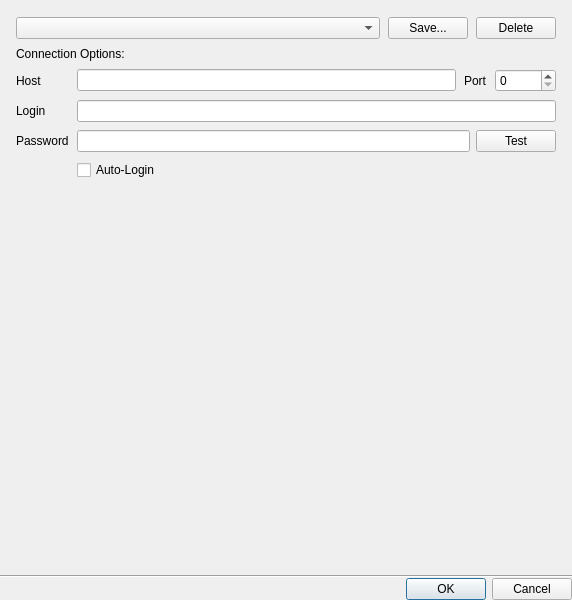
<?xml version="1.0" encoding="UTF-8"?>
<ui version="4.0">
 <class>LoginDialog</class>
 <widget class="QDialog" name="LoginDialog">
  <property name="geometry">
   <rect>
    <x>0</x>
    <y>0</y>
    <width>572</width>
    <height>600</height>
   </rect>
  </property>
  <layout class="QVBoxLayout" name="verticalLayout_4" stretch="1,1000,0,0">
   <property name="spacing">
    <number>0</number>
   </property>
   <property name="leftMargin">
    <number>0</number>
   </property>
   <property name="topMargin">
    <number>0</number>
   </property>
   <property name="rightMargin">
    <number>0</number>
   </property>
   <property name="bottomMargin">
    <number>0</number>
   </property>
   <item>
    <widget class="QWidget" name="videoSpacer" native="true"/>
   </item>
   <item>
    <layout class="QVBoxLayout" name="verticalLayout">
     <property name="spacing">
      <number>8</number>
     </property>
     <property name="leftMargin">
      <number>16</number>
     </property>
     <property name="topMargin">
      <number>16</number>
     </property>
     <property name="rightMargin">
      <number>16</number>
     </property>
     <property name="bottomMargin">
      <number>0</number>
     </property>
     <item>
      <layout class="QHBoxLayout" name="horizontalLayout_4" stretch="1,0,0">
       <item>
        <widget class="QnTreeComboBox" name="connectionsComboBox">
         <property name="contextMenuPolicy">
          <enum>Qt::NoContextMenu</enum>
         </property>
         <property name="editable">
          <bool>false</bool>
         </property>
         <property name="sizeAdjustPolicy">
          <enum>QComboBox::AdjustToMinimumContentsLength</enum>
         </property>
        </widget>
       </item>
       <item>
        <widget class="QPushButton" name="saveButton">
         <property name="text">
          <string>Save...</string>
         </property>
        </widget>
       </item>
       <item>
        <widget class="QPushButton" name="deleteButton">
         <property name="text">
          <string>Delete</string>
         </property>
        </widget>
       </item>
      </layout>
     </item>
     <item>
      <widget class="QLabel" name="storedConnectionsLabel">
       <property name="text">
        <string>Connection Options:</string>
       </property>
       <property name="buddy">
        <cstring>connectionsComboBox</cstring>
       </property>
      </widget>
     </item>
     <item>
      <layout class="QFormLayout" name="formLayout">
       <property name="horizontalSpacing">
        <number>8</number>
       </property>
       <property name="verticalSpacing">
        <number>8</number>
       </property>
       <item row="0" column="0">
        <widget class="QLabel" name="hostLabel">
         <property name="text">
          <string>Host</string>
         </property>
         <property name="buddy">
          <cstring>hostnameLineEdit</cstring>
         </property>
        </widget>
       </item>
       <item row="0" column="1">
        <layout class="QHBoxLayout" name="horizontalLayout_3">
         <item>
          <widget class="QLineEdit" name="hostnameLineEdit">
           <property name="sizePolicy">
            <sizepolicy hsizetype="MinimumExpanding" vsizetype="Fixed">
             <horstretch>0</horstretch>
             <verstretch>0</verstretch>
            </sizepolicy>
           </property>
           <property name="contextMenuPolicy">
            <enum>Qt::NoContextMenu</enum>
           </property>
           <property name="maxLength">
            <number>500</number>
           </property>
          </widget>
         </item>
         <item>
          <widget class="QLabel" name="portLabel">
           <property name="text">
            <string>Port</string>
           </property>
           <property name="buddy">
            <cstring>portSpinBox</cstring>
           </property>
          </widget>
         </item>
         <item>
          <widget class="QSpinBox" name="portSpinBox">
           <property name="maximum">
            <number>65535</number>
           </property>
          </widget>
         </item>
        </layout>
       </item>
       <item row="1" column="0">
        <widget class="QLabel" name="loginLabel">
         <property name="text">
          <string>Login</string>
         </property>
         <property name="buddy">
          <cstring>loginLineEdit</cstring>
         </property>
        </widget>
       </item>
       <item row="2" column="0">
        <widget class="QLabel" name="passwordLabel">
         <property name="text">
          <string>Password</string>
         </property>
         <property name="buddy">
          <cstring>passwordLineEdit</cstring>
         </property>
        </widget>
       </item>
       <item row="2" column="1">
        <widget class="QWidget" name="widget" native="true">
         <layout class="QHBoxLayout" name="horizontalLayout">
          <property name="leftMargin">
           <number>0</number>
          </property>
          <property name="topMargin">
           <number>0</number>
          </property>
          <property name="rightMargin">
           <number>0</number>
          </property>
          <property name="bottomMargin">
           <number>0</number>
          </property>
          <item>
           <widget class="QLineEdit" name="passwordLineEdit">
            <property name="sizePolicy">
             <sizepolicy hsizetype="MinimumExpanding" vsizetype="Fixed">
              <horstretch>0</horstretch>
              <verstretch>0</verstretch>
             </sizepolicy>
            </property>
            <property name="contextMenuPolicy">
             <enum>Qt::NoContextMenu</enum>
            </property>
            <property name="text">
             <string/>
            </property>
            <property name="echoMode">
             <enum>QLineEdit::Password</enum>
            </property>
           </widget>
          </item>
          <item>
           <widget class="QPushButton" name="testButton">
            <property name="sizePolicy">
             <sizepolicy hsizetype="Fixed" vsizetype="Fixed">
              <horstretch>0</horstretch>
              <verstretch>0</verstretch>
             </sizepolicy>
            </property>
            <property name="text">
             <string>Test</string>
            </property>
           </widget>
          </item>
         </layout>
        </widget>
       </item>
       <item row="3" column="1">
        <widget class="QCheckBox" name="autoLoginCheckBox">
         <property name="text">
          <string>Auto-Login</string>
         </property>
         <property name="checked">
          <bool>false</bool>
         </property>
        </widget>
       </item>
       <item row="1" column="1">
        <widget class="QLineEdit" name="loginLineEdit">
         <property name="sizePolicy">
          <sizepolicy hsizetype="MinimumExpanding" vsizetype="Fixed">
           <horstretch>0</horstretch>
           <verstretch>0</verstretch>
          </sizepolicy>
         </property>
         <property name="contextMenuPolicy">
          <enum>Qt::NoContextMenu</enum>
         </property>
         <property name="inputMask">
          <string notr="true"/>
         </property>
         <property name="maxLength">
          <number>50</number>
         </property>
        </widget>
       </item>
      </layout>
     </item>
     <item>
      <spacer name="verticalSpacer">
       <property name="orientation">
        <enum>Qt::Vertical</enum>
       </property>
       <property name="sizeType">
        <enum>QSizePolicy::MinimumExpanding</enum>
       </property>
       <property name="sizeHint" stdset="0">
        <size>
         <width>20</width>
         <height>16</height>
        </size>
       </property>
      </spacer>
     </item>
    </layout>
   </item>
   <item>
    <widget class="Line" name="line">
     <property name="orientation">
      <enum>Qt::Horizontal</enum>
     </property>
    </widget>
   </item>
   <item>
    <widget class="QDialogButtonBox" name="buttonBox">
     <property name="orientation">
      <enum>Qt::Horizontal</enum>
     </property>
     <property name="standardButtons">
      <set>QDialogButtonBox::Cancel|QDialogButtonBox::Ok</set>
     </property>
     <property name="centerButtons">
      <bool>false</bool>
     </property>
    </widget>
   </item>
  </layout>
 </widget>
 <customwidgets>
  <customwidget>
   <class>QnTreeComboBox</class>
   <extends>QComboBox</extends>
   <header location="global">ui/widgets/common/tree_combo_box.h</header>
  </customwidget>
 </customwidgets>
 <tabstops>
  <tabstop>connectionsComboBox</tabstop>
  <tabstop>saveButton</tabstop>
  <tabstop>deleteButton</tabstop>
  <tabstop>hostnameLineEdit</tabstop>
  <tabstop>portSpinBox</tabstop>
  <tabstop>loginLineEdit</tabstop>
  <tabstop>passwordLineEdit</tabstop>
  <tabstop>testButton</tabstop>
 </tabstops>
 <resources/>
 <connections/>
 <slots>
  <slot>testSettings()</slot>
 </slots>
</ui>
